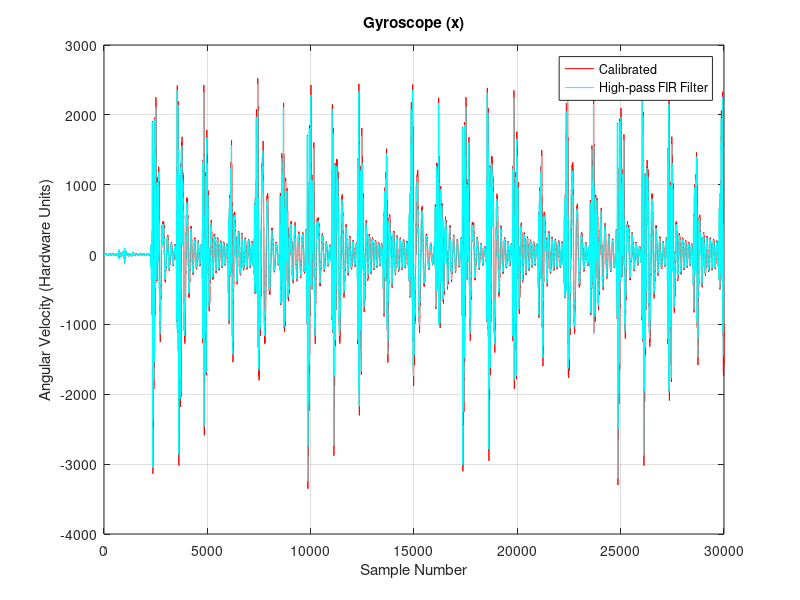
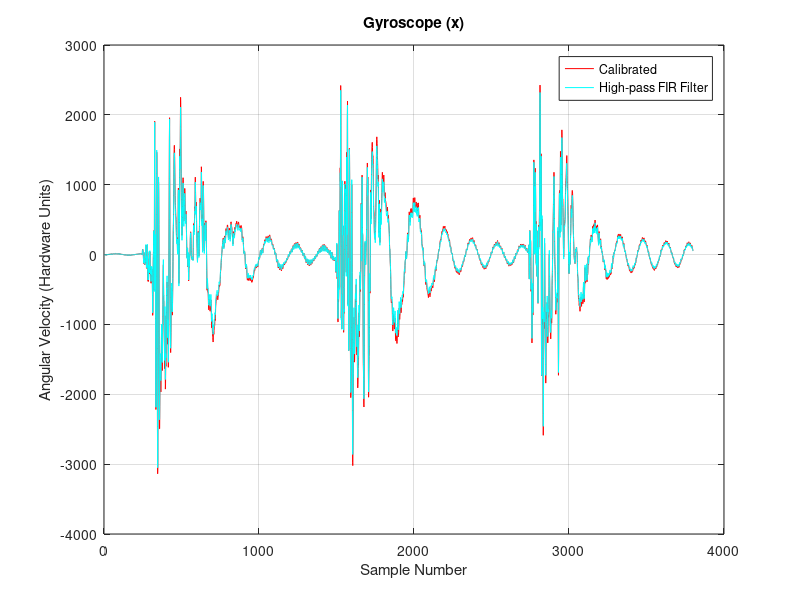
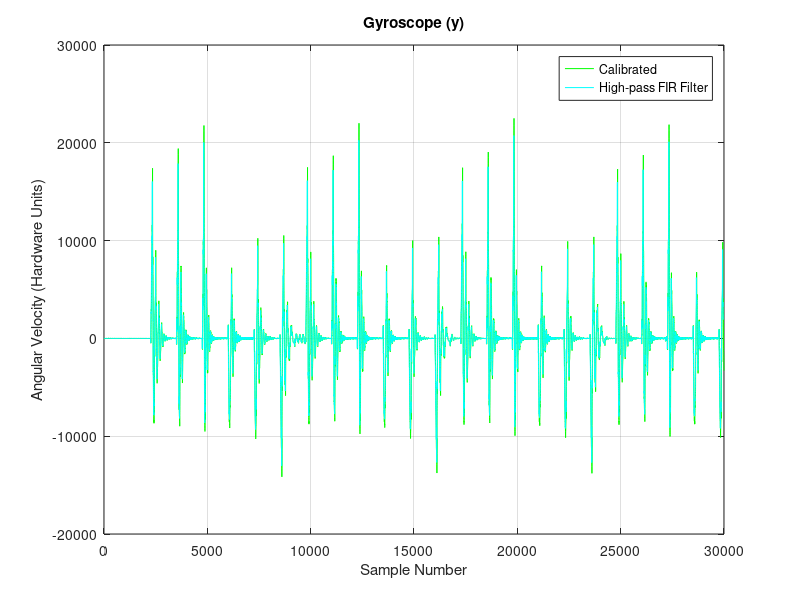
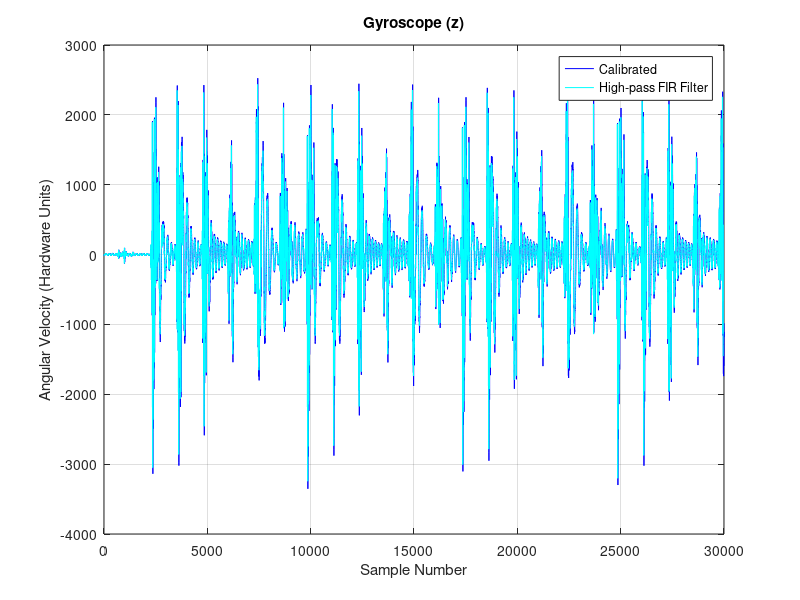

Reproduce these figures in MATLAB, in order.
% Load Signal Package
pkg load signal

% Parameters
gyr_sens = 32.8;
acc_sens = 8192;
wndw = 20;
lpf = 0.001;
hpf = 0.01;
outfile = strcat("firFilter_cal_h", num2str(hpf), "l", num2str(lpf));

% Load Calibrated Data
load ('simple_calibration.mat', 'cal');
gx = cal(:,1);
gy = cal(:,2);
gz = cal(:,3);
ax = cal(:,4);
ay = cal(:,5);
az = cal(:,6);

% FIR Filter Coefficients
cg = fir1(wndw, hpf, 'high');
ca = fir1(wndw, lpf, 'low');

% Apply Filter
gx_fir = filter(cg, 1, gx);
gy_fir = filter(cg, 1, gy);
gz_fir = filter(cg, 1, gz);
ax_fir = filter(ca, 1, ax);
ay_fir = filter(ca, 1, ay);
az_fir = filter(ca, 1, az);

% Discard first and last values
l = length(gx);
filtered_gx = gx_fir(wndw+1:l-wndw,:);
filtered_gy = gy_fir(wndw+1:l-wndw,:);
filtered_gz = gz_fir(wndw+1:l-wndw,:);
filtered_ax = ax_fir(wndw+1:l-wndw,:);
filtered_ay = ay_fir(wndw+1:l-wndw,:);
filtered_az = az_fir(wndw+1:l-wndw,:);

% Export Filtered
firfil = [filtered_gx filtered_gy filtered_gz filtered_ax filtered_ay filtered_az];
save('fir_hl.mat', 'firfil');

% Print statistics
printf("Gyroscope:\r\n");
printf("x: Mean: %f, Median: %f, Min: %f, Max: %f, Range: %f, Stddev: %f\r\n", mean(filtered_gx), median(filtered_gx), min(filtered_gx), max(filtered_gx), range(filtered_gx), std(filtered_gx));
printf("y: Mean: %f, Median: %f, Min: %f, Max: %f, Range: %f, Stddev: %f\r\n", mean(filtered_gy), median(filtered_gy), min(filtered_gy), max(filtered_gy), range(filtered_gy), std(filtered_gy));
printf("z: Mean: %f, Median: %f, Min: %f, Max: %f, Range: %f, Stddev: %f\r\n", mean(filtered_gz), median(filtered_gz), min(filtered_gz), max(filtered_gz), range(filtered_gz), std(filtered_gz));
printf("Accelerometer:\r\n");
printf("x: Mean: %f, Median: %f, Min: %f, Max: %f, Range: %f, Stddev: %f\r\n", mean(filtered_ax), median(filtered_ax), min(filtered_ax), max(filtered_ax), range(filtered_ax), std(filtered_ax));
printf("y: Mean: %f, Median: %f, Min: %f, Max: %f, Range: %f, Stddev: %f\r\n", mean(filtered_ay), median(filtered_ay), min(filtered_ay), max(filtered_ay), range(filtered_ay), std(filtered_ay));
printf("z: Mean: %f, Median: %f, Min: %f, Max: %f, Range: %f, Stddev: %f\r\n", mean(filtered_az), median(filtered_az), min(filtered_az), max(filtered_az), range(filtered_az), std(filtered_az));

% Gyroscope
% Plot gx
plot(gx, "r");
hold on;
plot(filtered_gx, "c");
hold on;

% Set up Plot
grid on;
title('Gyroscope (x)');
xlabel('Sample Number');
ylabel('Angular Velocity (Hardware Units)');
legend('Calibrated', 'High-pass FIR Filter');
hold off;

% Print Plot
print(strcat(outfile,".pdf"));

% Plot some gx
filtered_gx2 = [zeros(wndw/2,1); filtered_gx; zeros(wndw/2,1)];
plot(gx(wndw+2000:wndw+5800), "r");
hold on;
plot(filtered_gx2(wndw+2000:wndw+5800), "c");
hold on;

% Set up Plot
grid on;
title('Gyroscope (x)');
xlabel('Sample Number');
ylabel('Angular Velocity (Hardware Units)');
legend('Calibrated', 'High-pass FIR Filter');
hold off;

% Print
print("-color", strcat(outfile,"gx.eps"));

% Plot gy
plot(gy, "g");
hold on;
plot(filtered_gy, "c");
hold on;

% Set up Plot
grid on;
title('Gyroscope (y)');
xlabel('Sample Number');
ylabel('Angular Velocity (Hardware Units)');
legend('Calibrated', 'High-pass FIR Filter');
hold off;

% Print Plot
print("-append", strcat(outfile,".pdf"));

% Plot gz
plot(gz, "b");
hold on;
plot(filtered_gz, "c");
hold on;

% Set up Plot
grid on;
title('Gyroscope (z)');
xlabel('Sample Number');
ylabel('Angular Velocity (Hardware Units)');
legend('Calibrated', 'High-pass FIR Filter');
hold off;

% Print Plot
print("-append", strcat(outfile,".pdf"));

% Accelerometer
% Plot ax
plot(ax, "r");
hold on;
plot(filtered_ax, "c");
hold on;

% Set up Plot
grid on;
title('Accelerometer (x)');
xlabel('Sample Number');
ylabel('Acceleration (Hardware Units)');
legend('Calibrated', 'Low-pass FIR Filter');
hold off;

% Print Plot
print("-append", strcat(outfile,".pdf"));

% Plot some ax
filtered_ax2 = [zeros(wndw/2,1); filtered_ax; zeros(wndw/2,1)];
plot(ax(wndw+2000:wndw+5800), "r");
hold on;
plot(filtered_ax2(wndw+2000:wndw+5800), "c");
hold on;

% Set up Plot
grid on;
title('Accelerometer (x)');
xlabel('Sample Number');
ylabel('Acceleration (Hardware Units)');
legend('Calibrated', 'Low-pass FIR Filter');
hold off;

% Print
print("-color", strcat(outfile,"ax.eps"));

% Plot ay
plot(ay, "g");
hold on;
plot(filtered_ay, "c");
hold on;

% Set up Plot
grid on;
title('Accelerometer (y)');
xlabel('Sample Number');
ylabel('Acceleration (Hardware Units)');
legend('Calibrated', 'Low-pass FIR Filter');
hold off;

% Print Plot
print("-append", strcat(outfile,".pdf"));

% Plot az
plot(az, "b");
hold on;
plot(filtered_az, "c");
hold on;

% Set up Plot
grid on;
title('Accelerometer (z)');
xlabel('Sample Number');
ylabel('Acceleration (Hardware Units)');
legend('Calibrated', 'Low-pass FIR Filter');
hold off;

% Print Plot
print("-append", strcat(outfile,".pdf"));
